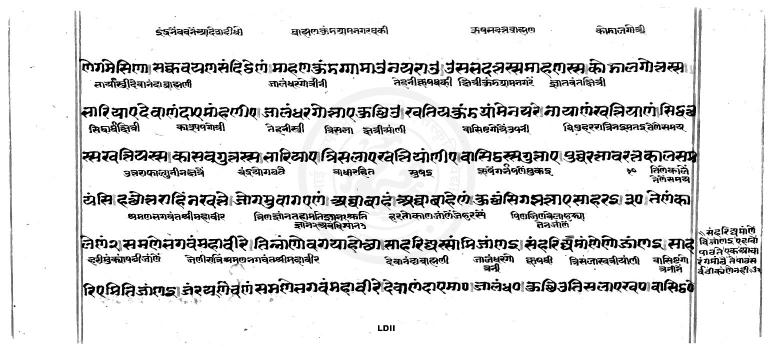
#> input picture Menuscript ORIGINAL/LD2.jpg, 1547 x 703 px, found by its file name (shown at 1/2 size)
$ python lineremoval.py
#> lines starting #> are read from the running program, lines starting #| are printed output that depends on the picture; after the words box and inside, x2 and y2 are one past the last pixel; in counts of white or black regions, pixels touching at a corner belong together
from lib2to3.pytree import convert
from PIL import Image, ImageEnhance
import numpy as np
import random
import cv2
from numpy import ndim

# [86 lines of commented-out code are left out]


import cv2

# Use the second argument or (flag value) zero
# that specifies the image is to be read in grayscale mode
img = cv2.imread('/home/user/Music/dharmendra/image_processing/images/LD2.jpg')
#> img is the input picture: shape (703, 1547, 3); min 0, max 255, mean 222.9
ret, thresh1 = cv2.threshold(img, 120, 255, cv2.THRESH_BINARY)
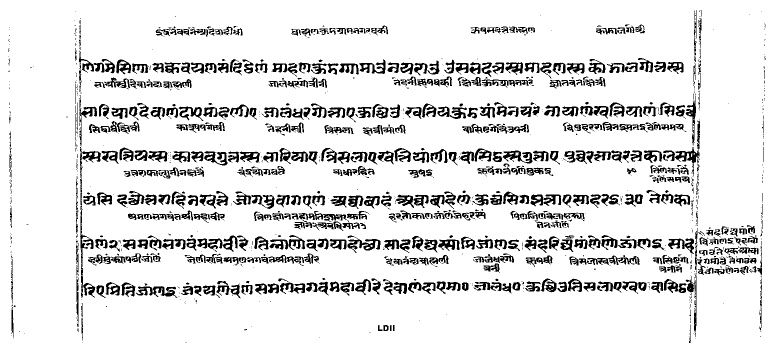
#> thresh1: shape (703, 1547, 3) (shown at 1/2 size); 88% white; 1252 black regions (680 under 20 px), largest, box (x1, y1, x2, y2) and area: (160, 293, 202, 596) 1897, (1350, 241, 1400, 353) 965, (272, 572, 355, 596) 888
print(type(thresh1))
#| <class 'numpy.ndarray'>
cv2.imshow('Grayscale Image', thresh1)
cv2.waitKey(100000)

$ run again, with Menuscript ORIGINAL/LD1.Jpg copied over Menuscript ORIGINAL/LD2.jpg
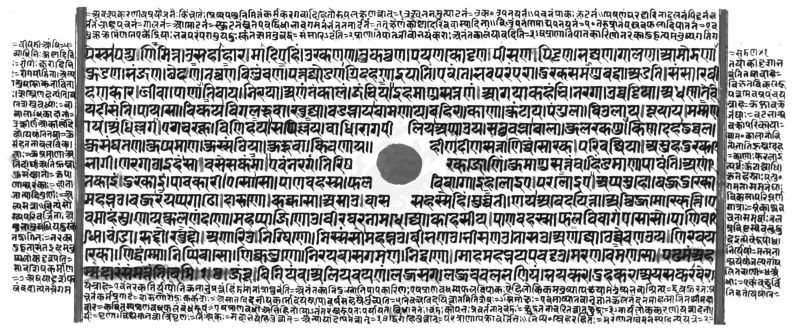
#> input picture Menuscript ORIGINAL/LD1.Jpg, 1589 x 662 px, found by its file name (shown at 1/2 size)
#> img is the input picture: shape (662, 1589, 3); min 5, max 255, mean 173.5
#> `ret, thresh1 = cv2.threshold(img, 120, 255, cv2.THRESH_BINARY)`:
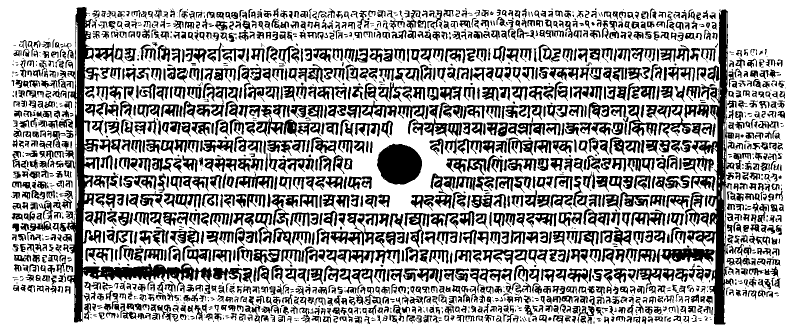
#> thresh1: shape (662, 1589, 3) (shown at 1/2 size); 67% white; 1877 black regions (451 under 20 px), largest, box (x1, y1, x2, y2) and area: (128, 14, 424, 645) 19832, (1374, 19, 1471, 649) 14044, (754, 287, 844, 369) 5684
#| <class 'numpy.ndarray'>

$ run again, with Menuscript ORIGINAL/LDII_003253_JB_00008_1.jpg copied over Menuscript ORIGINAL/LD2.jpg
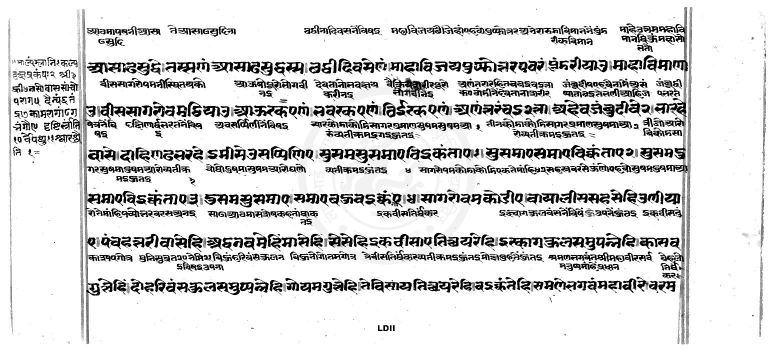
#> input picture Menuscript ORIGINAL/LDII_003253_JB_00008_1.jpg, 1547 x 703 px, found by its file name (shown at 1/2 size)
#> img is the input picture: shape (703, 1547, 3); min 0, max 255, mean 216
#> `ret, thresh1 = cv2.threshold(img, 120, 255, cv2.THRESH_BINARY)`:
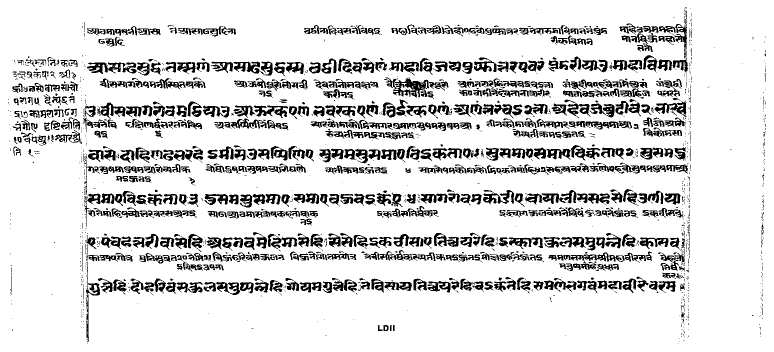
#> thresh1: shape (703, 1547, 3) (shown at 1/2 size); 85.6% white; 1743 black regions (1041 under 20 px), largest, box (x1, y1, x2, y2) and area: (785, 155, 858, 196) 1484, (1141, 503, 1304, 524) 1254, (174, 125, 273, 148) 1193
#| <class 'numpy.ndarray'>

$ run again, with Menuscript ORIGINAL/LDII_003253_JB_00010_2.jpg copied over Menuscript ORIGINAL/LD2.jpg
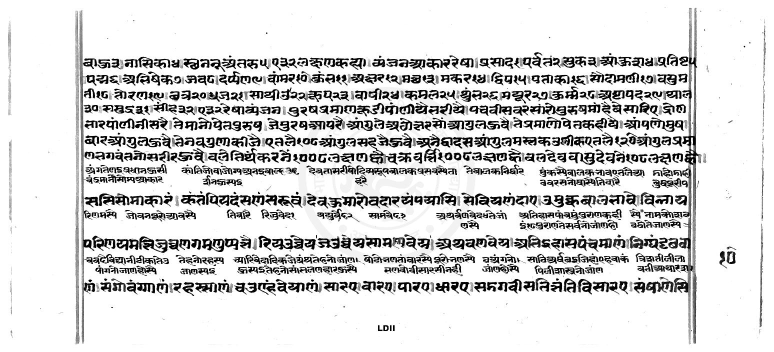
#> input picture Menuscript ORIGINAL/LDII_003253_JB_00010_2.jpg, 1547 x 703 px, found by its file name (shown at 1/2 size)
#> img is the input picture: shape (703, 1547, 3); min 0, max 255, mean 215
#> `ret, thresh1 = cv2.threshold(img, 120, 255, cv2.THRESH_BINARY)`:
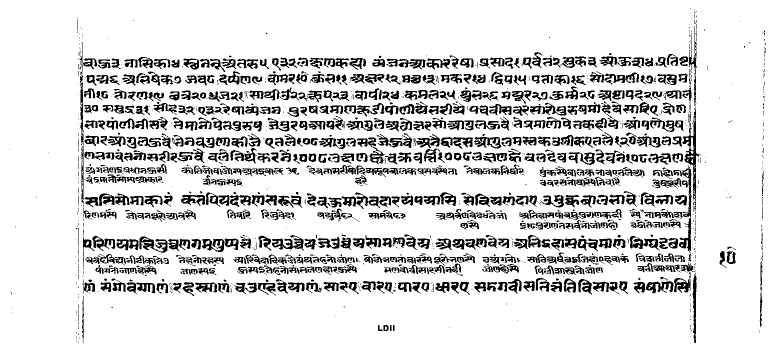
#> thresh1: shape (703, 1547, 3) (shown at 1/2 size); 84.9% white; 1548 black regions (803 under 20 px), largest, box (x1, y1, x2, y2) and area: (1364, 214, 1403, 423) 1634, (1346, 330, 1383, 504) 1351, (412, 385, 502, 414) 1126
#| <class 'numpy.ndarray'>
